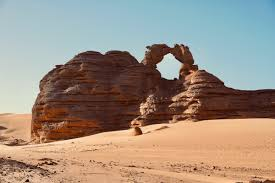
#> input picture 1-Basic-Image-Operations/sample.jpg, 275 x 183 px
$ python basic-image-operations.py
#> lines starting #> are read from the running program, lines starting #| are printed output that depends on the picture
import cv2

# Load an image from a file
image = cv2.imread("sample.jpg")
#> image is the input picture: shape (183, 275, 3); mean B, G, R 130.9, 144.2, 158.4
if image is None:
    print("Error: Image not found")
else:
    # Display the loaded image
    cv2.imshow("Loaded Image", image)
    cv2.waitKey(0)

    # Save the image to a new file
    cv2.imwrite("output_image.jpg", image)

if image is not None:
    resized_image = cv2.resize(image, (300, 300))  # Resize to 300x300
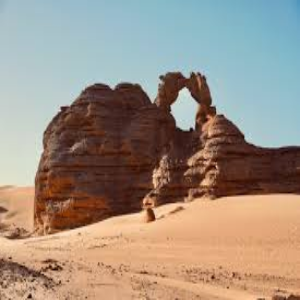
#> resized_image: shape (300, 300, 3); mean B, G, R 130.7, 144.1, 158.3
    cv2.imshow("Resized Image", resized_image)
    cv2.waitKey(0)

    # Crop the image using slicing
    cropped_image = image[50:200, 100:300]  # Crop a region of the image
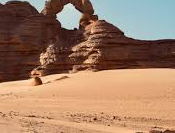
#> cropped_image: shape (133, 175, 3); mean B, G, R 101.2, 124.5, 159.4
    cv2.imshow("Cropped Image", cropped_image)
    cv2.waitKey(0)

    # Rotate the image by 90 degrees clockwise
    rotated_image = cv2.rotate(image, cv2.ROTATE_90_CLOCKWISE)
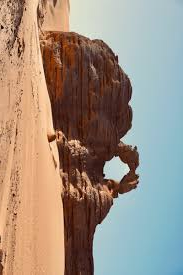
#> rotated_image: shape (275, 183, 3); mean B, G, R 130.9, 144.2, 158.4
    cv2.imshow("Rotated Image", rotated_image)
    cv2.waitKey(0)

    # Flip the image horizontally
    flipped_image = cv2.flip(image, 1)  # 1 for horizontal flipping
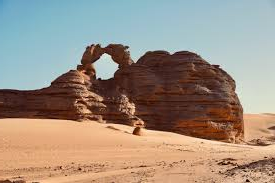
#> flipped_image: shape (183, 275, 3); mean B, G, R 130.9, 144.2, 158.4
    cv2.imshow("Flipped Image", flipped_image)
    cv2.waitKey(0)

# Close all OpenCV windows
cv2.destroyAllWindows()
